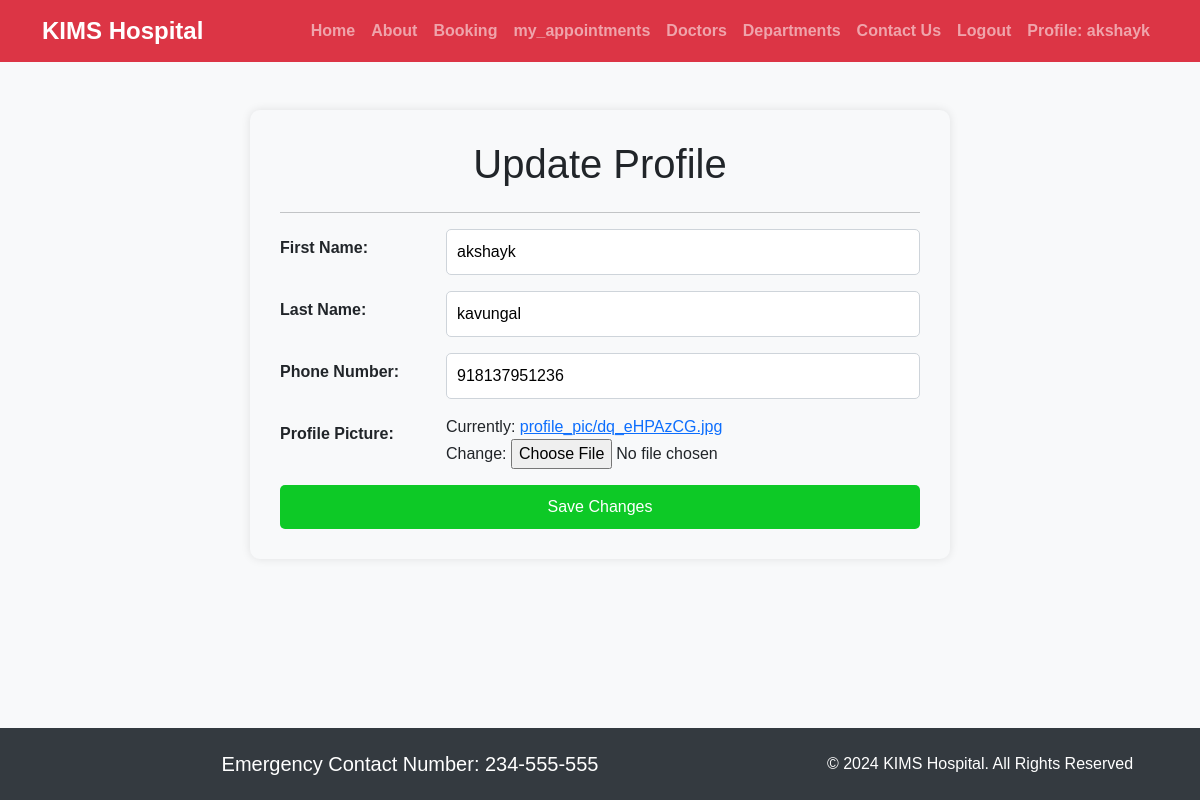
The page /profile/update/ (signed in) on the database its author committed.
### customer/models.py (models this page shows, shortened)
class Profile(models.Model):
    user=models.OneToOneField(User, on_delete=models.CASCADE)
    first_name = models.CharField(max_length=100, blank=True)
    last_name = models.CharField(max_length=100, blank=True)
    phone_number = models.CharField(max_length=15, blank=True)
    email=models.EmailField(blank=True)
    profile_pic=models.ImageField(default='profile_pic/dq.jpg',upload_to='profile_pic')

### customer/views.py (the view)
# urls.py: path('profile/update/', views.profile_update, name='profile_update'),
def profile_update(request):
    user = request.user
    profile = user.profile
    if request.method == 'POST':
        form = ProfileUpdateForm(request.POST, request.FILES, instance=profile)
        if form.is_valid():
            form.save()
            return redirect('profile')
    else:
        form = ProfileUpdateForm(instance=profile)
    return render(request, 'customer/profile_update.html', {'form': form})

### customer/forms.py
class ProfileUpdateForm(forms.ModelForm):
    class Meta:
        model =Profile
        fields=['first_name','last_name','phone_number','profile_pic']

### templates/customer/profile_update.html (shortened to what this page needs)
{% extends 'customer/base.html' %}
{% block content %}
<div class="container form-container">
    <h1 class="text-center mb-4">Update Profile</h1>
    <hr>
    <form method="post" enctype="multipart/form-data">
        <div class="row mb-3">
            <label for="id_username" class="col-sm-3 col-form-label">First Name:</label>
            <div class="col-sm-9">
                {{ form.first_name }}
            </div>
        </div>
        <div class="row mb-3">
            <label for="id_username" class="col-sm-3 col-form-label">Last Name:</label>
            <div class="col-sm-9">
                {{ form.last_name }}
            </div>
        </div>
        <div class="row mb-3">
            <label for="id_username" class="col-sm-3 col-form-label">Phone Number:</label>
            <div class="col-sm-9">
                {{ form.phone_number }}
            </div>
        </div>
        <div class="row mb-3">
            <label for="id_username" class="col-sm-3 col-form-label">Profile Picture:</label>
            <div class="col-sm-9">
                {{ form.profile_pic }}
            </div>
        </div>
        <div class="text-center">
            <button type="submit" class="btn btn-primary">Save Changes</button>
        </div>
    </form>
</div>
{% endblock %}

### templates/customer/base.html (shortened to what this page needs)
{% load static %}
<!DOCTYPE html>
<html lang="en">
<head>
  <link rel="stylesheet" href="https://cdn.jsdelivr.net/npm/bootstrap@5.1.3/dist/css/bootstrap.min.css">
  <link rel="stylesheet" href="https://use.fontawesome.com/releases/v5.2.0/css/all.css">
  <link rel="stylesheet" href="{% static '/css/style2.css' %}">
  <link rel="stylesheet" href="{% static '/css/form_page.css' %}">
  <link rel="stylesheet" href="{% static '/css/profile.css' %}">
  <link rel="stylesheet" href="{% static '/css/appo_list.css' %}">
</head>
<body>
  <nav class="navbar navbar-expand-md navbar-dark bg-danger">
    <div class="container">
      <a class="navbar-brand" href="#">KIMS Hospital</a>
      <div class="collapse navbar-collapse justify-content-end" id="navbarNav">
        <ul class="navbar-nav">
          <li class="nav-item">
            <a class="nav-link" href="{% url 'customerdashboard' %}">Home</a>
          </li>
          <li class="nav-item">
            <a class="nav-link" href="{% url 'about' %}">About</a>
          </li>
          <li class="nav-item">
            <a class="nav-link" href="{% url 'booking' %}">Booking</a>
          </li>
          <li class="nav-item">
            <a class="nav-link" href="{% url 'my_appointments' %}">my_appointments</a>
          </li>
          <li class="nav-item">
            <a class="nav-link" href="{% url 'doctors' %}">Doctors</a>
          </li>
          <li class="nav-item">
            <a class="nav-link" href="{% url 'departments' %}">Departments</a>
          </li>
          <li class="nav-item">
            <a class="nav-link" href="{% url 'contact' %}">Contact Us</a>
          </li>
          <li class="nav-item">
            <a class="nav-link" href="{% url 'logout' %}">Logout</a>
          </li>
          <li class="nav-item">
            <a class="nav-link"  href="{% url 'profile' %}"> {% if user.is_authenticated %} Profile: {{user.username}}
              {%endif%}</a>
          </li>
        </ul>
      </div>
    </div>
  </nav>
  <div class="container mt-5 flex-grow-1">
    {% block content %}{% endblock %}
  </div>
  <footer class="pt-4 pb-4 text-center ">
    <div class="container">
      <div class="row">
        <div class="col-md-8">
          <h5 class="mb-0">Emergency Contact Number: 234-555-555</h5>
        </div>
        <div class="col-md-4">
          <p class="mb-0">© 2024 KIMS Hospital. All Rights Reserved</p>
        </div>
      </div>
    </div>
  </footer>
</body>
</html>

### static/css/form_page.css (style rules this page uses)
.form-container { background-color: #f8f9fa; padding: 30px; border-radius: 10px; box-shadow: 0 0 10px rgba(0, 0, 0, 0.1); max-width: 700px; margin: 0 auto; }
.form-container label { font-weight: bold; }
.form-container input[type="text"], .form-container input[type="email"], .form-container input[type="password"], .form-container select, .form-container textarea { width: 100%; padding: 10px; border: 1px solid #ced4da; border-radius: 5px; margin-bottom: 15px; margin: 0 auto; }
.form-container button[type="submit"] { width: 100%; padding: 10px; background-color: #0dc926; color: #fff; border: none; border-radius: 5px; cursor: pointer; transition: background-color 0.3s ease; }

### templates/customer/base.html (style rules this page uses)
body { background-color: #f8f9fa; font-family: Arial, sans-serif; display: flex; flex-direction: column; min-height: 100vh; }
.navbar-brand { font-size: 1.5rem; font-weight: bold; }
.nav-link { color: #fff; font-weight: bold; }
footer { background-color: #343a40; color: #fff; width: 100%; }

### rows shown on the page
Profile: first_name "akshayk", last_name "kavungal", phone_number "918137951236"

### other values the page prints
{{ user.username }} "akshayk"
